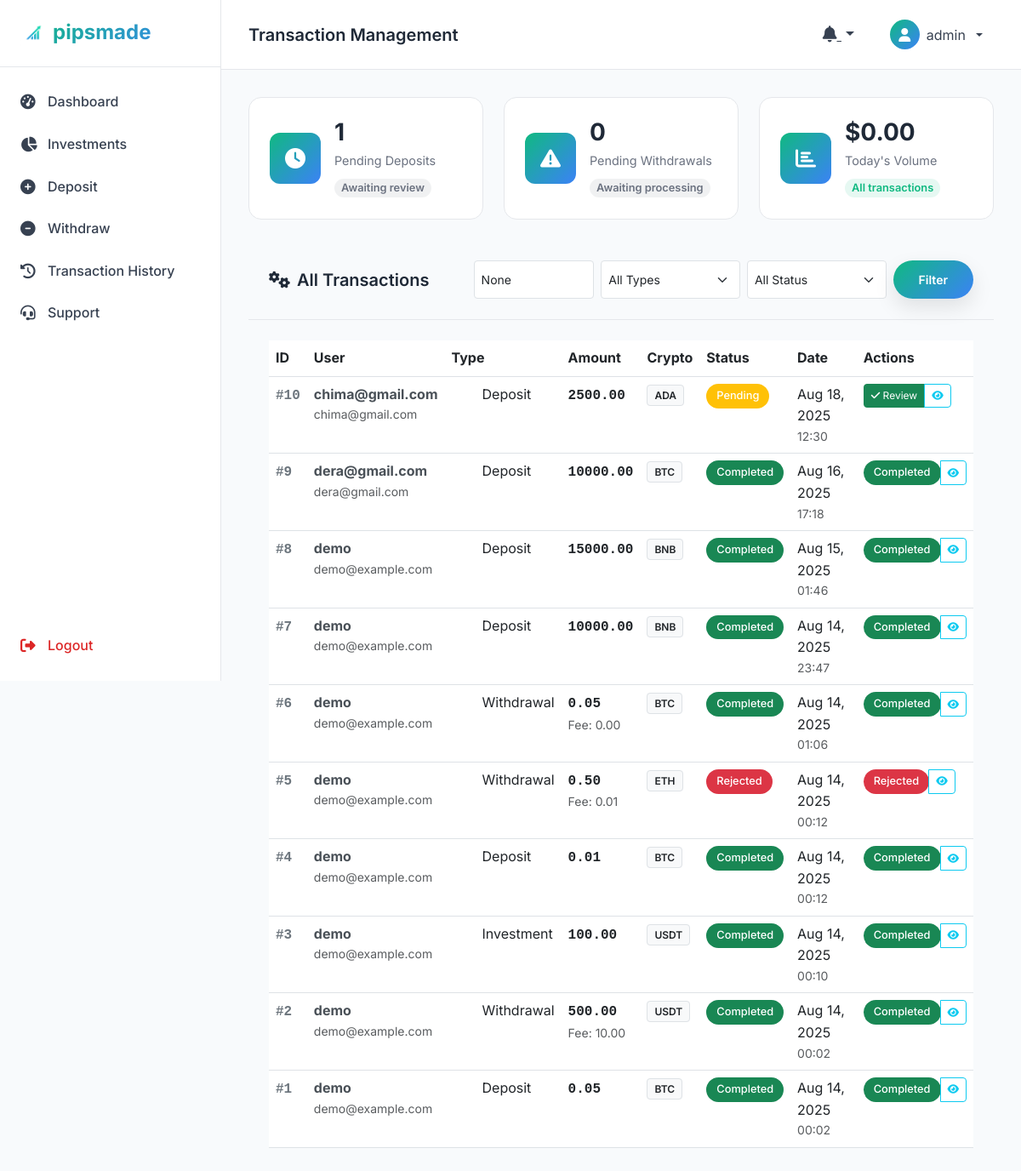
The app's page /transactions/admin/ (signed in), older data.
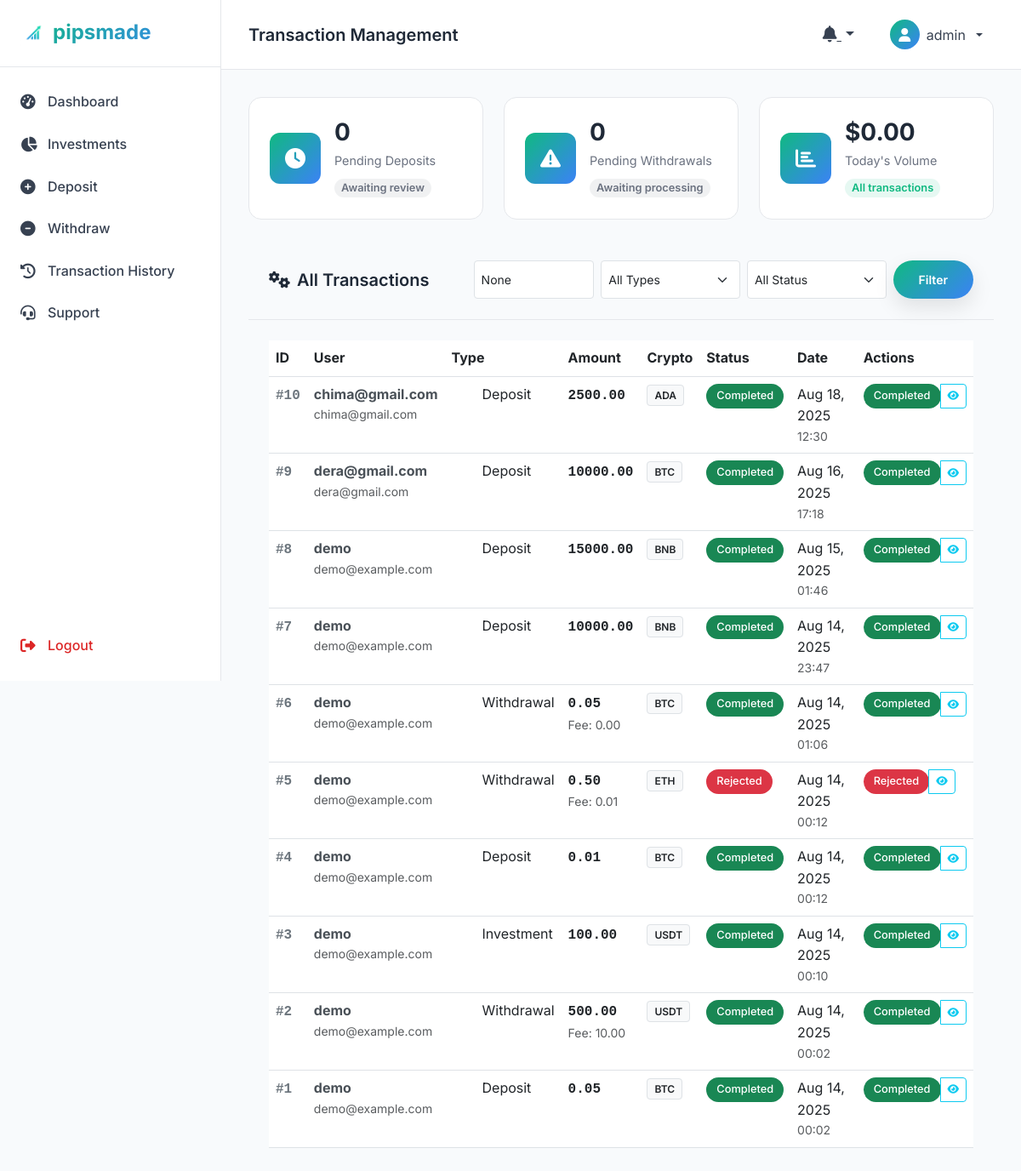
The same page, newer data.
### transactions/models.py (models this page shows, shortened)
class Transaction(models.Model):
    TRANSACTION_TYPES = [
        ('deposit', 'Deposit'),
        ('withdrawal', 'Withdrawal'),
        ('investment', 'Investment'),
        ('profit', 'Profit'),
        ('fee', 'Fee'),
        ('bonus', 'Bonus'),
        ('refund', 'Refund'),
    ]
    STATUS_CHOICES = [
        ('pending', 'Pending'),
        ('processing', 'Processing'),
        ('completed', 'Completed'),
        ('failed', 'Failed'),
        ('cancelled', 'Cancelled'),
        ('rejected', 'Rejected'),
    ]
    user = models.ForeignKey(User, on_delete=models.CASCADE, related_name='transactions')
    transaction_type = models.CharField(max_length=20, choices=TRANSACTION_TYPES)
    status = models.CharField(max_length=20, choices=STATUS_CHOICES, default='pending')
    amount = models.DecimalField(max_digits=18, decimal_places=8, validators=[MinValueValidator(Decimal('0.00000001'))])
    crypto_type = models.CharField(max_length=10, choices=CryptoWallet.CRYPTO_CHOICES)
    usd_equivalent = models.DecimalField(max_digits=12, decimal_places=2, null=True, blank=True)
    transaction_hash = models.CharField(max_length=255, null=True, blank=True)
    from_address = models.CharField(max_length=255, null=True, blank=True)
    to_address = models.CharField(max_length=255, null=True, blank=True)
    network_fee = models.DecimalField(max_digits=18, decimal_places=8, default=0)
    platform_fee = models.DecimalField(max_digits=18, decimal_places=8, default=0)
    admin_notes = models.TextField(blank=True)
    user_notes = models.TextField(blank=True)
    approved_by = models.ForeignKey(User, on_delete=models.SET_NULL, null=True, blank=True, related_name='approved_transactions')
    approved_at = models.DateTimeField(null=True, blank=True)
    rejection_reason = models.TextField(blank=True)
    created_at = models.DateTimeField(auto_now_add=True)
    updated_at = models.DateTimeField(auto_now=True)
    completed_at = models.DateTimeField(null=True, blank=True)
    class Meta:
        ordering = ['-created_at']
        indexes = [
            models.Index(fields=['user', 'status']),
            models.Index(fields=['transaction_type', 'status']),
            models.Index(fields=['created_at']),
        ]
    def get_status_color(self):
        colors = {
            'pending': 'warning',
            'processing': 'info',
            'completed': 'success',
            'failed': 'danger',
            'cancelled': 'secondary',
            'rejected': 'danger',
        }
        return colors.get(self.status, 'secondary')
    def get_type_icon(self):
        icons = {
            'deposit': 'fas fa-arrow-down',
            'withdrawal': 'fas fa-arrow-up',
            'investment': 'fas fa-chart-line',
            'profit': 'fas fa-dollar-sign',
            'fee': 'fas fa-minus',
            'bonus': 'fas fa-gift',
            'refund': 'fas fa-undo',
        }
        return icons.get(self.transaction_type, 'fas fa-exchange-alt')
    def has_deposit_request(self):
        return hasattr(self, 'deposit_request')

### transactions/views.py (the view)
# urls.py: path('admin/', views.admin_transactions, name='admin_transactions'),
@staff_member_required
def admin_transactions(request):
    print(f"DEBUG: admin_transactions view called")
    print(f"DEBUG: Request method: {request.method}")
    print(f"DEBUG: Request GET params: {request.GET}")
    transactions = Transaction.objects.all().order_by('-created_at')
    status = request.GET.get('status')
    if status:
        transactions = transactions.filter(status=status)
    transaction_type = request.GET.get('type')
    if transaction_type:
        transactions = transactions.filter(transaction_type=transaction_type)
    search = request.GET.get('search')
    if search:
        transactions = transactions.filter(
            Q(user__username__icontains=search) |
            Q(user__email__icontains=search) |
            Q(transaction_hash__icontains=search)
        )
    paginator = Paginator(transactions, 50)
    page_number = request.GET.get('page')
    page_obj = paginator.get_page(page_number)
    stats = {
        'pending_deposits': Transaction.objects.filter(transaction_type='deposit', status='pending').count(),
        'pending_withdrawals': Transaction.objects.filter(transaction_type='withdrawal', status='pending').count(),
        'total_volume_today': Transaction.objects.filter(
            created_at__date=timezone.now().date(),
            status='completed'
        ).aggregate(total=Sum('amount'))['total'] or 0,
    }
    print(f"DEBUG: Stats: {stats}")
    print(f"DEBUG: Transaction count: {transactions.count()}")
    print(f"DEBUG: Page count: {page_obj.paginator.num_pages}")
    context = {
        'page_obj': page_obj,
        'stats': stats,
        'transaction_types': Transaction.TRANSACTION_TYPES,
        'status_choices': Transaction.STATUS_CHOICES,
        'current_status': status,
        'current_type': transaction_type,
        'search_query': search,
    }
    print(f"DEBUG: Rendering admin_transactions template")
    return render(request, 'transactions/admin_transactions.html', context)

### templates/transactions/admin_transactions.html (shortened to what the changed rows need)
{% extends 'dashboard/base_dashboard.html' %}
{% load static %}
{% block content %}
    <div class="row g-4 mb-4">
        <div class="col-lg-4 col-md-6">
            <div class="stats-card">
                <div class="stats-info">
                    <h3>{{ stats.pending_deposits }}</h3>
                    <p>Pending Deposits</p>
                    <span class="stats-change neutral">Awaiting review</span>
                </div>
            </div>
        </div>
    </div>
    <div class="row g-4">
        <div class="col-12">
            <div class="dashboard-card">
                <div class="card-body">
                    {% if page_obj %}
                    <div class="table-responsive">
                        <table class="table table-hover">
                            <thead>
                                <tr>
                                    <th>ID</th>
                                    <th>User</th>
                                    <th>Type</th>
                                    <th>Amount</th>
                                    <th>Crypto</th>
                                    <th>Status</th>
                                    <th>Date</th>
                                    <th>Actions</th>
                                </tr>
                            </thead>
                            <tbody>
                                {% for transaction in page_obj %}
                                <tr>
                                    <td>
                                        <span class="transaction-id">#{{ transaction.id }}</span>
                                    </td>
                                    <td>
                                        <div class="user-info">
                                            <strong>{{ transaction.user.username }}</strong>
                                            <small class="text-muted d-block">{{ transaction.user.email }}</small>
                                        </div>
                                    </td>
                                    <td>
                                        <div class="transaction-type">
                                            <i class="{{ transaction.get_type_icon }} me-2"></i>
                                            {{ transaction.get_transaction_type_display }}
                                        </div>
                                    </td>
                                    <td>
                                        <span class="amount">{{ transaction.amount|floatformat:2 }}</span>
                                    </td>
                                    <td>
                                        <span class="crypto-badge">{{ transaction.crypto_type }}</span>
                                    </td>
                                    <td>
                                        <span class="badge bg-{{ transaction.get_status_color }}">
                                            {{ transaction.get_status_display }}
                                        </span>
                                    </td>
                                    <td>
                                        <span class="date">{{ transaction.created_at|date:"M d, Y" }}</span>
                                        <small class="text-muted d-block">{{ transaction.created_at|time:"H:i" }}</small>
                                    </td>
                                    <td>
                                        <div class="btn-group" role="group">
                                            {% if transaction.status == 'pending' %}
                                                {% if transaction.transaction_type == 'deposit' %}
                                                    {% if transaction.has_deposit_request %}
                                                        <a href="{% url 'admin_approve_deposit' transaction.deposit_request.id %}"
                                                           class="btn btn-sm btn-success">
                                                            <i class="fas fa-check"></i> Review
                                                        </a>
                                                    {% else %}
                                                        <span class="badge bg-secondary">No Request</span>
                                                    {% endif %}
                                                {% else %}
                                                    <span class="badge bg-info">Pending</span>
                                                {% endif %}
                                            {% else %}
                                                <span class="badge bg-{{ transaction.get_status_color }}">{{ transaction.get_status_display }}</span>
                                            {% endif %}
                                            <button class="btn btn-sm btn-outline-info"
                                                    onclick="viewTransactionDetails({{ transaction.id }})">
                                                <i class="fas fa-eye"></i>
                                            </button>
                                        </div>
                                    </td>
                                </tr>
                                {% endfor %}
                            </tbody>
                        </table>
                    </div>
                    {% else %}
                    <div class="text-center py-4">
                        <i class="fas fa-search fa-3x text-muted mb-3"></i>
                        <h5>No Transactions Found</h5>
                        <p class="text-muted">Try adjusting your search criteria.</p>
                    </div>
                    {% endif %}
                </div>
            </div>
        </div>
    </div>
{% endblock %}

Row changes from the older to the newer data that the page shows:
changed Transaction "Aug 18, 2025": status "Pending" → "Completed"; status (not shown) → "Completed"; no longer shows "Review"
Text that changed along with them:
{{ stats.pending_deposits }}: "1" → "0"
